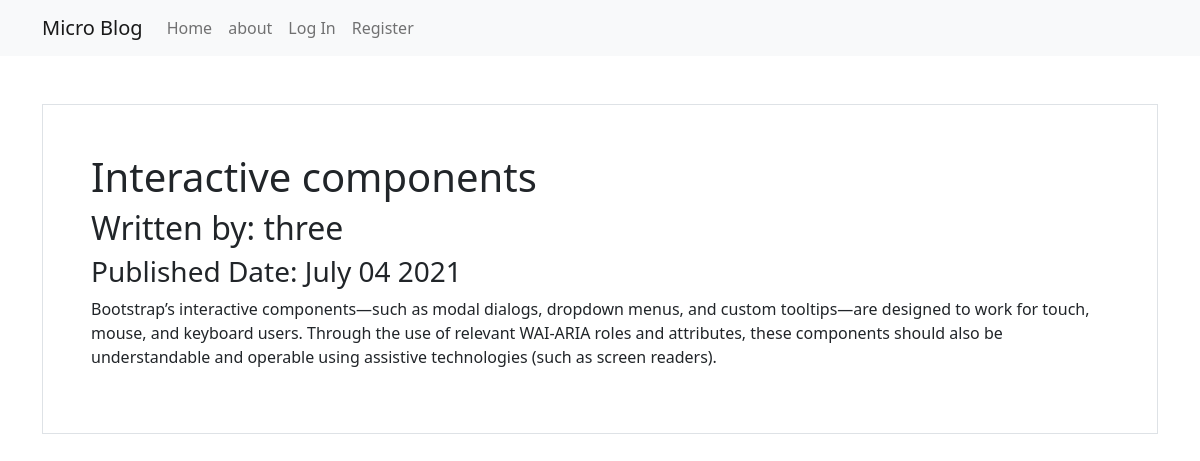
/4, run on the app's committed database.
### puppycompanyblog/models.py (models this page shows, shortened)
class BlogPost(db.Model):
    users = db.relationship("User")
    id = db.Column(db.Integer, primary_key = True)
    user_id = db.Column(db.Integer, db.ForeignKey('users.id'), nullable=False)
    date = db.Column(db.DateTime, nullable=False, default=datetime.utcnow)
    title = db.Column(db.String(140), nullable=False)
    text = db.Column(db.Text, nullable=False)

class User(db.Model, UserMixin):
    __tablename__ = 'users'
    id = db.Column(db.Integer, primary_key= True)
    profile_image = db.Column(db.String(20), nullable = False, default = "default_profile.png")
    email = db.Column(db.String(64), unique = True, index = True)
    username = db.Column(db.String(64), unique = True, index = True)
    password_hash = db.Column(db.String(128))
    posts = db.relationship("BlogPost", backref='author', lazy=True)

### puppycompanyblog/users/views.py (the view)
@users.route('/<username>')
def user_posts(username):
    page = request.args.get('page', 1, type=int)
    user = User.query.filter_by(username=username).first_or_404()
    blog_posts = BlogPost.query.filter_by(author=user).order_by(BlogPost.date.desc()).paginate(page=page, per_page=5)
    return render_template('user_blog_posts.html', blog_posts=blog_posts, user=user)

### puppycompanyblog/blog_posts/views.py (called while the page is built)
@blog_posts.route('/<int:blog_post_id>')
def blog_post(blog_post_id):
    blog_post = BlogPost.query.get_or_404(blog_post_id)
    return render_template('blog_post.html', title=blog_post.title, date=blog_post.date, post=blog_post), 200

### puppycompanyblog/templates/blog_post.html (shortened to what this page needs)
{% extends "base.html" %}
{% block content %}
<div class="container-fulid border my-5 p-5 text center">
    <h1>{{ post.title }}</h1>
    <h2>Written by: {{post.author.username}} </h2>
    <h3>Published Date: {{ post.date.strftime('%B %d %Y') }} </h3>
    <p>{{ post.text }}</p>
</div>
{% endblock %}

### data on the page
BlogPost: title "Interactive components", date "July 04 2021", text "Bootstrap’s interactive components—such as modal dialogs, dropdown menus, and custom tooltips—are designed to work for touch, mouse, and keyboard users. Through the use of relevant WAI-ARIA roles and attributes, these components should also be understandable and operable using assistive technologies (such as screen readers)."
User: author.username "three"
